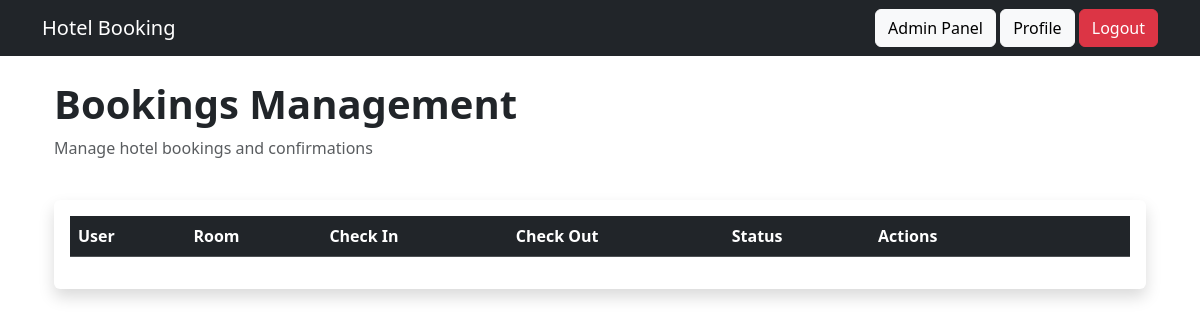
The app's page /admin-panel/bookings/ (signed in), older data.
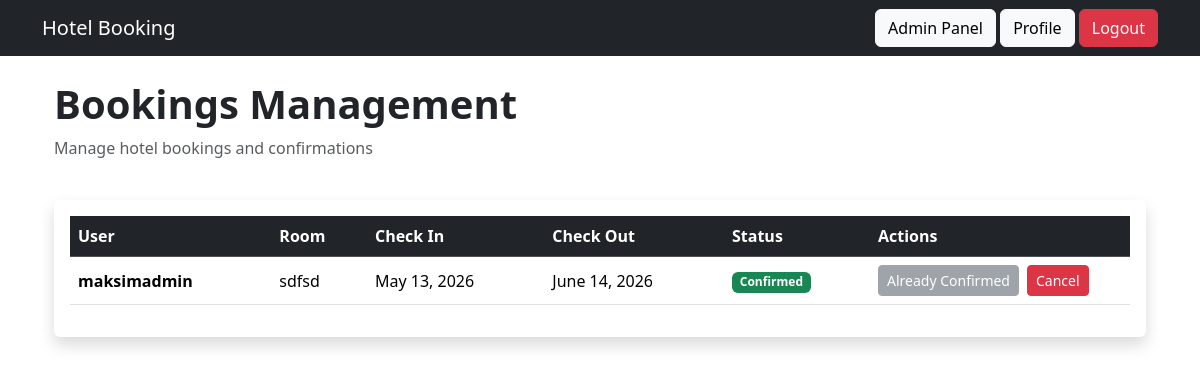
The same page, newer data.
### main/models.py (models this page shows, shortened)
class Booking(models.Model):
    BOOKING_STATUS = (
        ('pending', 'Pending'),
        ('confirmed', 'Confirmed'),
        ('cancelled', 'Cancelled'),
    )
    user = models.ForeignKey(
        User,
        on_delete=models.CASCADE,
        related_name='bookings'
    )
    room = models.ForeignKey(
        Room,
        on_delete=models.CASCADE,
        related_name='bookings'
    )
    check_in = models.DateField()
    check_out = models.DateField()
    status = models.CharField(
        max_length=20,
        choices=BOOKING_STATUS,
        default='pending'
    )
    created_at = models.DateTimeField(auto_now_add=True)

class Room(models.Model):
    ROOM_TYPES = (
        ('single', 'Single'),
        ('double', 'Double'),
        ('lux', 'Lux'),
        ('family', 'Family'),
    )
    title = models.CharField(max_length=255)
    description = models.TextField()
    price = models.DecimalField(
        max_digits=10,
        decimal_places=2
    )
    capacity = models.PositiveIntegerField()
    room_type = models.CharField(
        max_length=20,
        choices=ROOM_TYPES
    )
    is_available = models.BooleanField(default=True)
    created_at = models.DateTimeField(auto_now_add=True)

### main/views.py (the view)
# urls.py: path( 'admin-panel/bookings/', admin_bookings, name='admin_bookings'),
@staff_member_required
def admin_bookings(request):
    bookings = Booking.objects.all()
    return render(request, 'admin/bookings.html', {
        'bookings': bookings
    })

### main/templates/admin/bookings.html (shortened to what the changed rows need)
{% extends 'base.html' %}
{% block content %}
<div class="container mt-4">
    <div class="d-flex justify-content-between align-items-center mb-4">
        <div>
            <h1 class="fw-bold">
                Bookings Management
            </h1>
        </div>
    </div>
    <div class="card shadow border-0">
        <div class="card-body">
            <div class="table-responsive">
                <table class="table table-hover align-middle">
                    <thead class="table-dark">
                        <tr>
                            <th>User</th>
                            <th>Room</th>
                            <th>Check In</th>
                            <th>Check Out</th>
                            <th>Status</th>
                            <th width="260">Actions</th>
                        </tr>
                    </thead>
                    <tbody>
                        {% for booking in bookings %}
                            <tr>
                                <td class="fw-semibold">
                                    {{ booking.user.username }}
                                </td>
                                <td>
                                    {{ booking.room.title }}
                                </td>
                                <td>
                                    {{ booking.check_in }}
                                </td>
                                <td>
                                    {{ booking.check_out }}
                                </td>
                                <td>
                                    {% if booking.status == 'confirmed' %}
                                        <span class="badge bg-success">
                                            Confirmed
                                        </span>
                                    {% elif booking.status == 'pending' %}
                                        <span class="badge bg-warning text-dark">
                                            Pending
                                        </span>
                                    {% else %}
                                        <span class="badge bg-danger">
                                            Cancelled
                                        </span>
                                    {% endif %}
                                </td>
                                <td>
                                    <div class="d-flex gap-2 flex-wrap">
                                        {% if booking.status != 'confirmed' %}
                                            <a href="{% url 'admin_confirm_booking' booking.id %}"
                                               class="btn btn-success btn-sm">
                                                Confirm
                                            </a>
                                        {% else %}
                                            <button class="btn btn-secondary btn-sm" disabled>
                                                Already Confirmed
                                            </button>
                                        {% endif %}
                                        {% if booking.status != 'cancelled' %}
                                            <a href="{% url 'admin_cancel_booking_panel' booking.id %}"
                                               class="btn btn-danger btn-sm">
                                                Cancel
                                            </a>
                                        {% else %}
                                            <button class="btn btn-secondary btn-sm" disabled>
                                                Cancelled
                                            </button>
                                        {% endif %}
                                    </div>
                                </td>
                            </tr>
                        {% endfor %}
                    </tbody>
                </table>
            </div>
        </div>
    </div>
</div>
{% endblock %}

Row changes from the older to the newer data that the page shows:
added Booking: user.username "maksimadmin", room "sdfsd", check_in "May 13, 2026", check_out "June 14, 2026", status "Confirmed"
